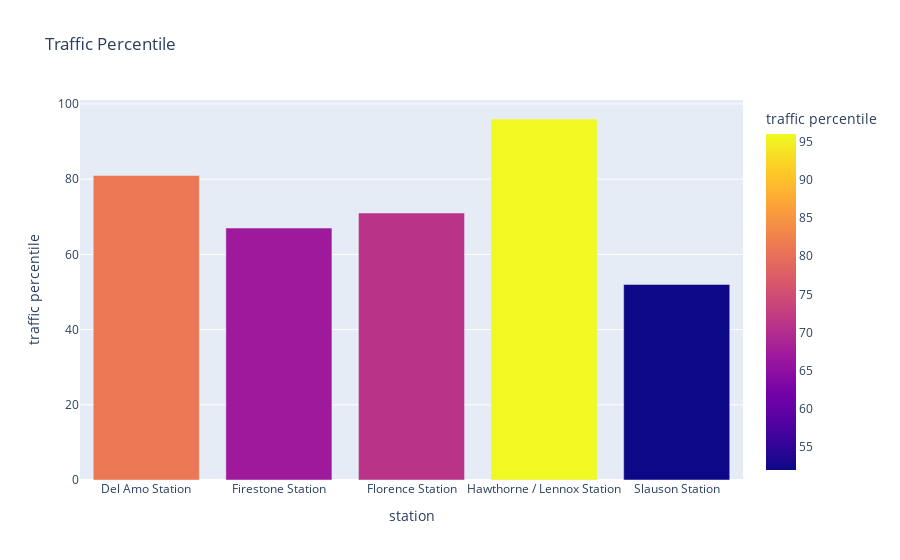

Here is the notebook cell this chart was saved with:
### Code cell
# make a stacked bar chart
fig = px.bar(a_type,
           x='STATION',
           y='Traffic_Pctl',
           color='Traffic_Pctl', # this creates the "stack",
           labels={'STATION':'station','count':'Percentile','Traffic_Pctl':'traffic percentile'},
           title = 'Traffic Percentile'
      )
fig.show()

### Figure 1 — Plotly figure (JSON) as saved in the notebook; plotly's stock layout.template omitted (floating-point values rounded to 4 significant figures)
{"data": [{"alignmentgroup": "True", "hovertemplate": "station=%{x}<br>traffic percentile=%{marker.color}<extra></extra>", "legendgroup": "", "marker": {"color": [81, 67, 71, 96, 52], "coloraxis": "coloraxis", "pattern": {"shape": ""}}, "name": "", "offsetgroup": "", "orientation": "v", "showlegend": false, "textposition": "auto", "type": "bar", "x": ["Del Amo Station", "Firestone Station", "Florence Station", "Hawthorne / Lennox Station", "Slauson Station"], "xaxis": "x", "y": [81, 67, 71, 96, 52], "yaxis": "y"}], "layout": {"autosize": true, "barmode": "relative", "coloraxis": {"colorbar": {"title": {"text": "traffic percentile"}}, "colorscale": [[0, "#0d0887"], [0.1111, "#46039f"], [0.2222, "#7201a8"], [0.3333, "#9c179e"], [0.4444, "#bd3786"], [0.5556, "#d8576b"], [0.6667, "#ed7953"], [0.7778, "#fb9f3a"], [0.8889, "#fdca26"], [1, "#f0f921"]]}, "legend": {"tracegroupgap": 0}, "title": {"text": "Traffic Percentile"}, "xaxis": {"anchor": "y", "autorange": true, "domain": [0, 1], "range": [-0.5, 4.5], "title": {"text": "station"}, "type": "category"}, "yaxis": {"anchor": "x", "autorange": true, "domain": [0, 1], "range": [0, 101.1], "title": {"text": "traffic percentile"}, "type": "linear"}}}
